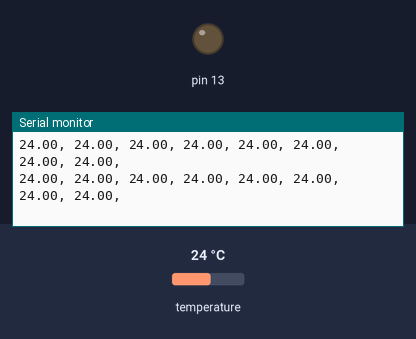
This sketch was run on a simulated Arduino Uno, built with avr-gcc and run on an emulated ATmega328P. On the bench: output pins drawn as LEDs (lit = HIGH), the last lines printed to the serial monitor. Inputs (shaded band) come from the test bench; at power-on: temperature 24 °C.

Above: at 1.3 s.
1.4 s: temperature set to 12 °C
At 1.63 s:
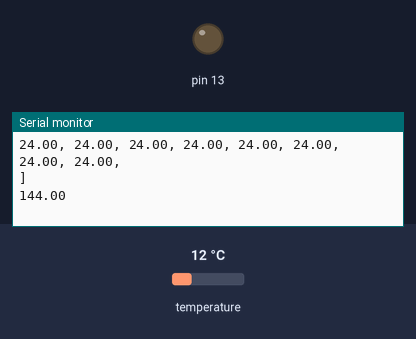
4.5 s: temperature set to 19 °C
At 4.71 s:
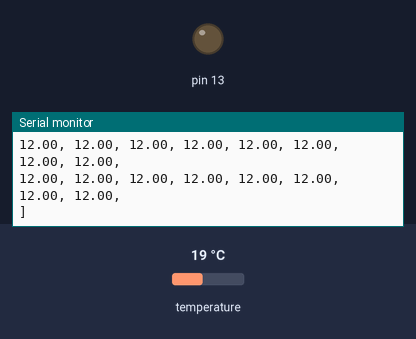
Timing chart, 0 to 7.5 s (numbered marks = the images above; inputs shaded):
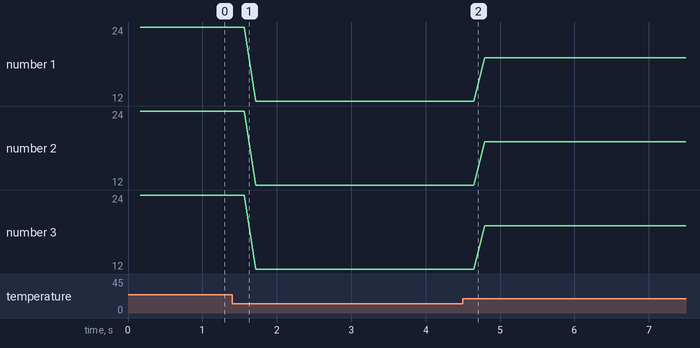

Measured:
- plotted number 1: 24 → 12 after the input at 1.4 s, 12 → 19 after the input at 4.5 s
- plotted number 2: 24 → 12 after the input at 1.4 s, 12 → 19 after the input at 4.5 s
- plotted number 3: 24 → 12 after the input at 1.4 s, 12 → 19 after the input at 4.5 s

The sketch:

human_detection_everyThreeRows.ino
```cpp
#include <Wire.h>
#include <Adafruit_AMG88xx.h>

Adafruit_AMG88xx amg;

float pixels[AMG88xx_PIXEL_ARRAY_SIZE];

void setup() {
    Serial.begin(9600);
    Serial.println(F("AMG88xx pixels"));

    bool status;

    // default settings
    status = amg.begin();
    if (!status) {
        Serial.println("Could not find a valid AMG88xx sensor, check wiring!");
        while (1);
    }

    Serial.println("-- Pixels Test --");

    Serial.println();

    pinMode(13, OUTPUT);

    delay(100); // let sensor boot up

}


void loop() {
    //read all the pixels
    amg.readPixels(pixels);

    Serial.print("[");
    for(int i=1; i<=AMG88xx_PIXEL_ARRAY_SIZE; i++){
      Serial.print(pixels[i-1]);
      Serial.print(", ");
      if( i%8 == 0 ) Serial.println();
    }
    Serial.println("]");
    Serial.println();

    int WIDTH = 3;
    int numHotCells = 24;
    int numColdCells = 40;

    float hotSum = 0;
    float coldSum = 0;
    boolean flag = false;
    int location = 0;
    float limit = 0.25;
    int check = 0;


    for(int k = 1; k <= 6; k++) {
      for(int j = 1; j <= AMG88xx_PIXEL_ARRAY_SIZE; j++) {
        if(k != 6) {
          check = k+2;
        } else { check = 0; }
        if((j % 8 == k) || (j % 8 == k+1) || (j % 8 == check)) {
          hotSum += pixels[j-1];
        } else {
          coldSum += pixels[j-1];
        }
      }

      if(hotSum / numHotCells > coldSum / numColdCells + limit) {
        flag = true;
        location = k;
        break;
      }
    //delay a second
    delay(10);
    }
    Serial.println(hotSum / numHotCells);
    Serial.println(coldSum / numColdCells);
    if(flag == true) {
      Serial.println("Human");
      digitalWrite(13, HIGH);
      //delay(1000);
    } else {
      Serial.println("No human");
      digitalWrite(13, LOW);
    }
}
```
